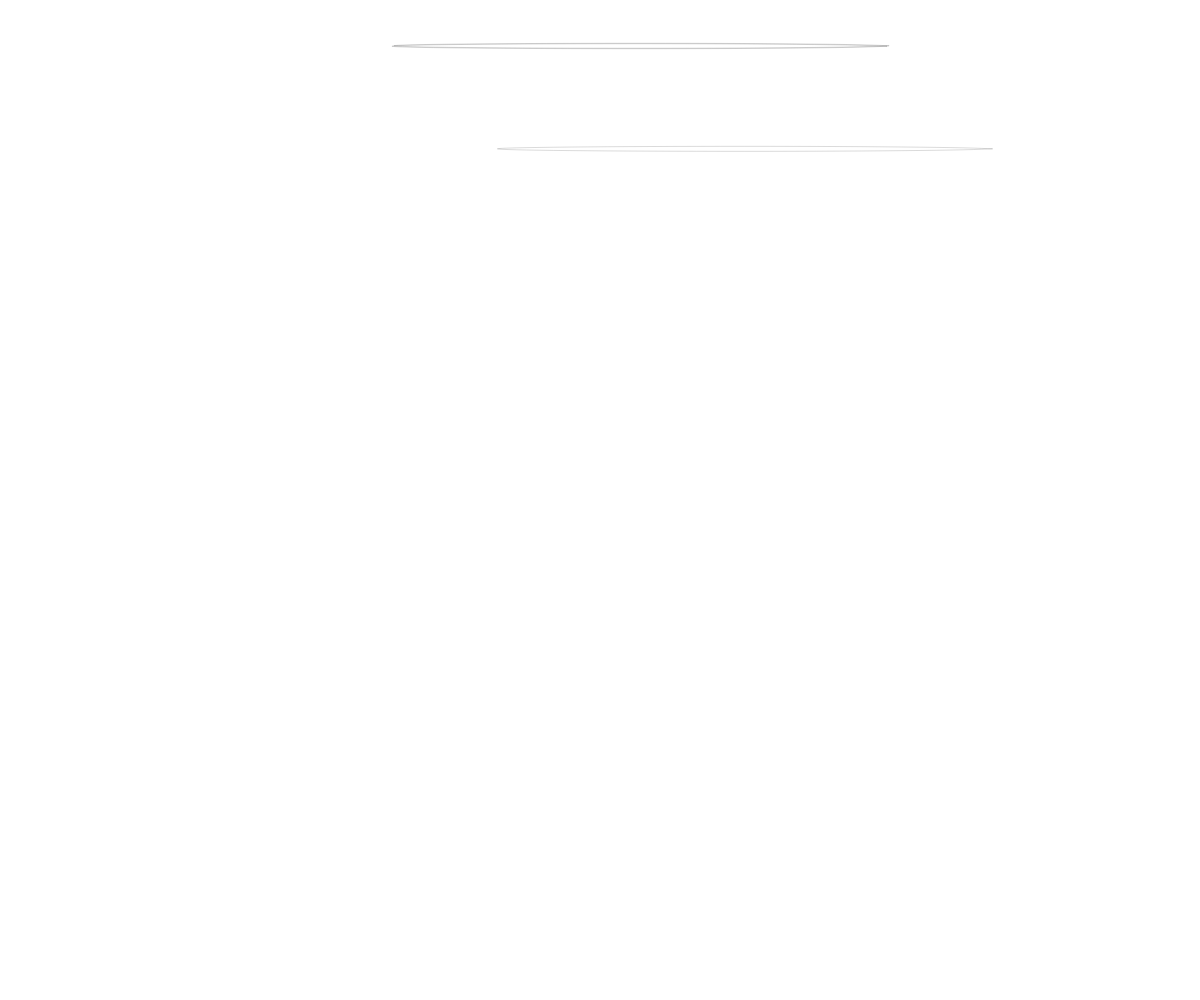
Frame 1 (no input)
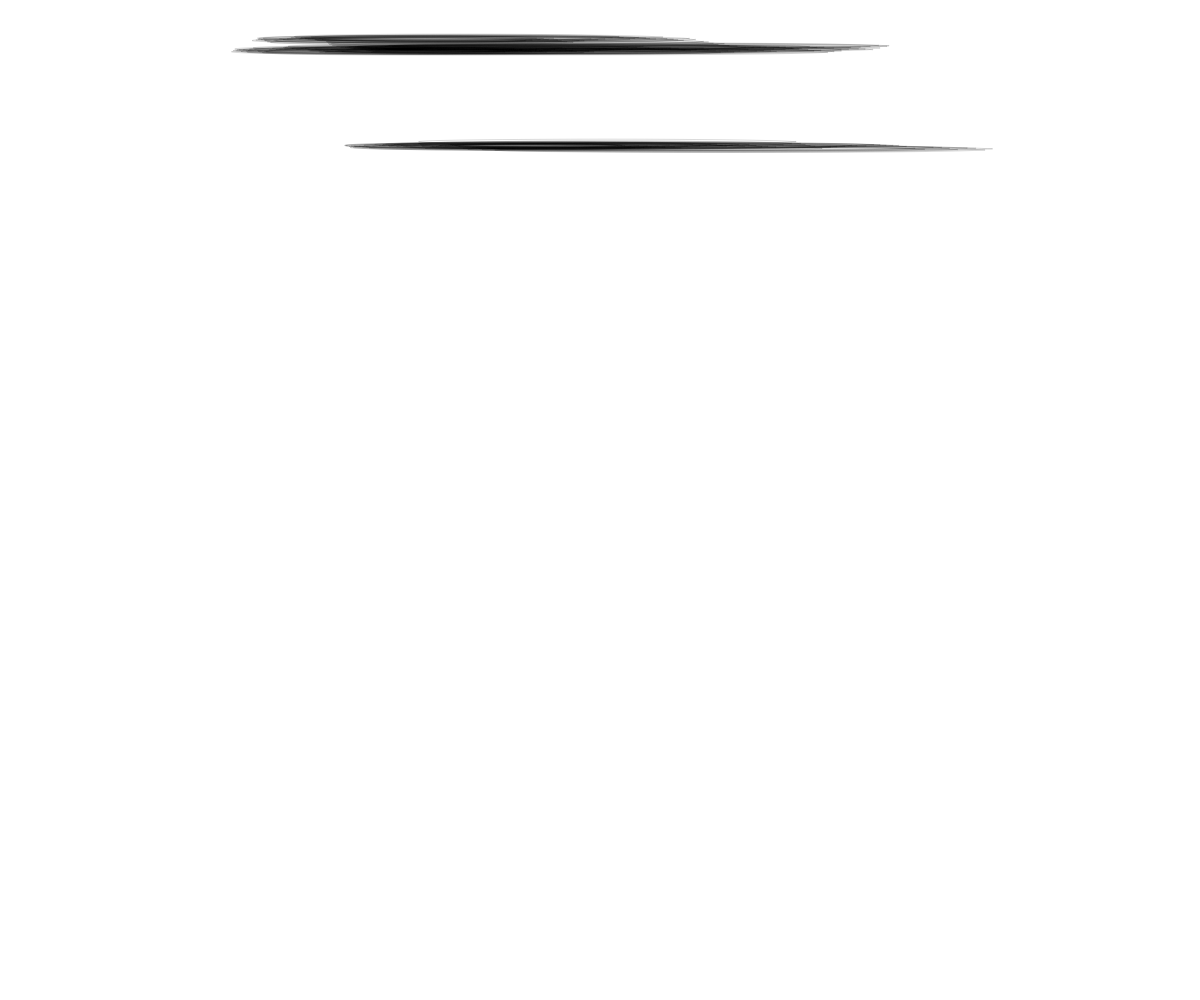
Frame 60 (no input)
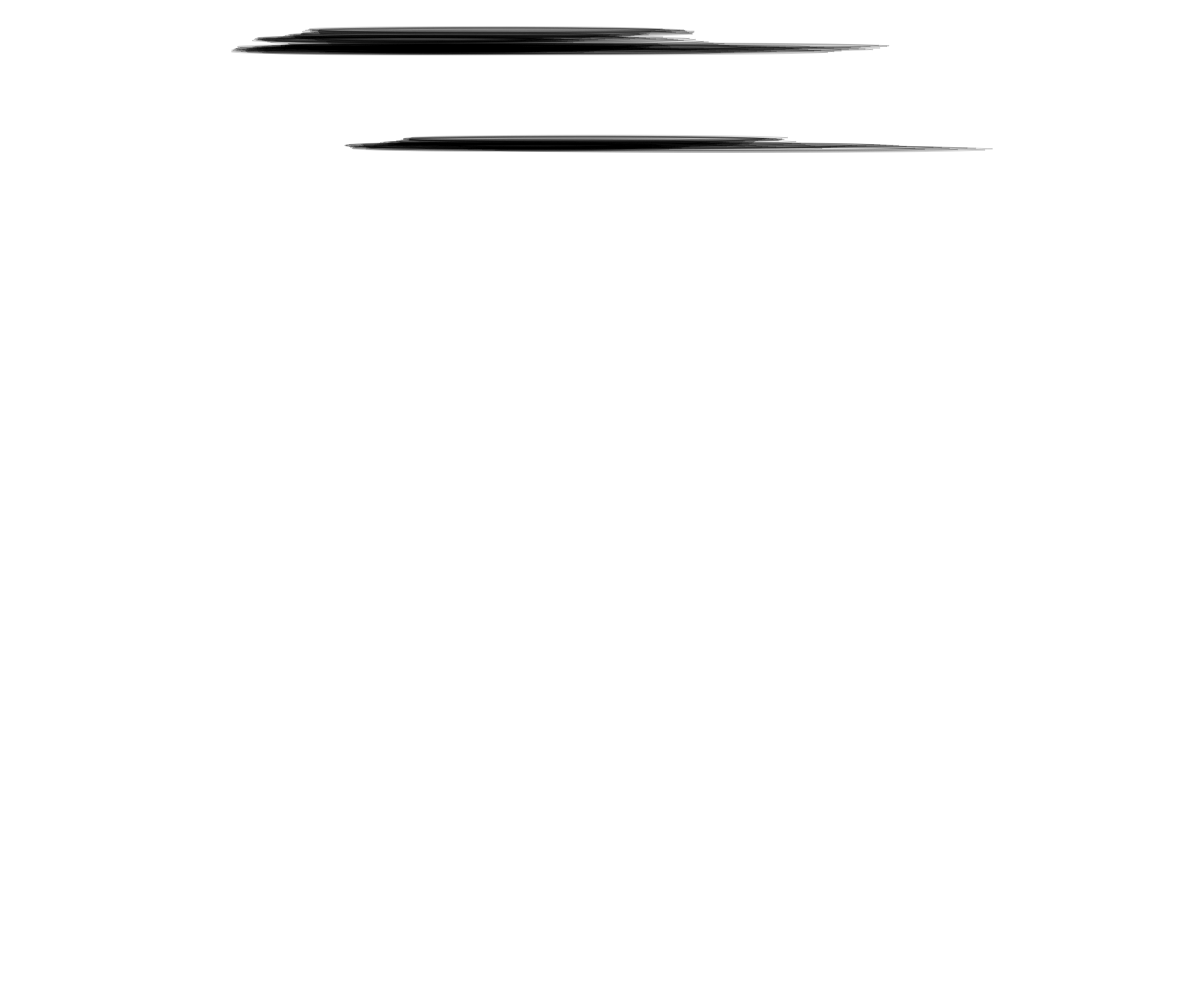
Frame 120 (the mouse pressed at the canvas centre since frame 60)

The p5.js sketch that drew these frames (run headless with seeded random() and noise() and a simulated clock; from frame 60 on, the mouse is pressed at the canvas centre):

// p5.js sketch
// ── sketch.js
const amountOfFormPoints = 5;
const stepSize = 2;
const initRadius = 150;
const mouseAttraction = 0.01;
let centerX, centerY;
let x = [];
let y = [];

function setup() {
  createCanvas(windowWidth, windowHeight);
  centerX = width / 2;
  centerY = height / 2;
  const angle = radians(360 / amountOfFormPoints);
  for (let i = 0; i < amountOfFormPoints; i++) {
    x.push(cos(angle * i) * initRadius);
    y.push(cos(angle * i) * initRadius);
  }

  stroke(0, 75);
  strokeWeight(0.5);
  background(255);
  noFill();
}
function draw() {
  centerX += (mouseX - centerX) * mouseAttraction;
  centerY += (mouseY - centerY) * mouseAttraction;
  for (let i = 0; i < amountOfFormPoints; i++) {
    x[i] += random(-stepSize, stepSize);
    y[i] += random(-stepSize, stepSize);
    ellipse(x[i] + centerX, y[i], centerY, 5, 5);
  }

  beginShape();

  curveVertex(x[0] + centerX, y[0] + centerY);
  for (let i = 0; i < amountOfFormPoints; i++) {
    curveVertex(x[i] + centerX, y[i] + centerY);
  }

  curveVertex(x);
}
